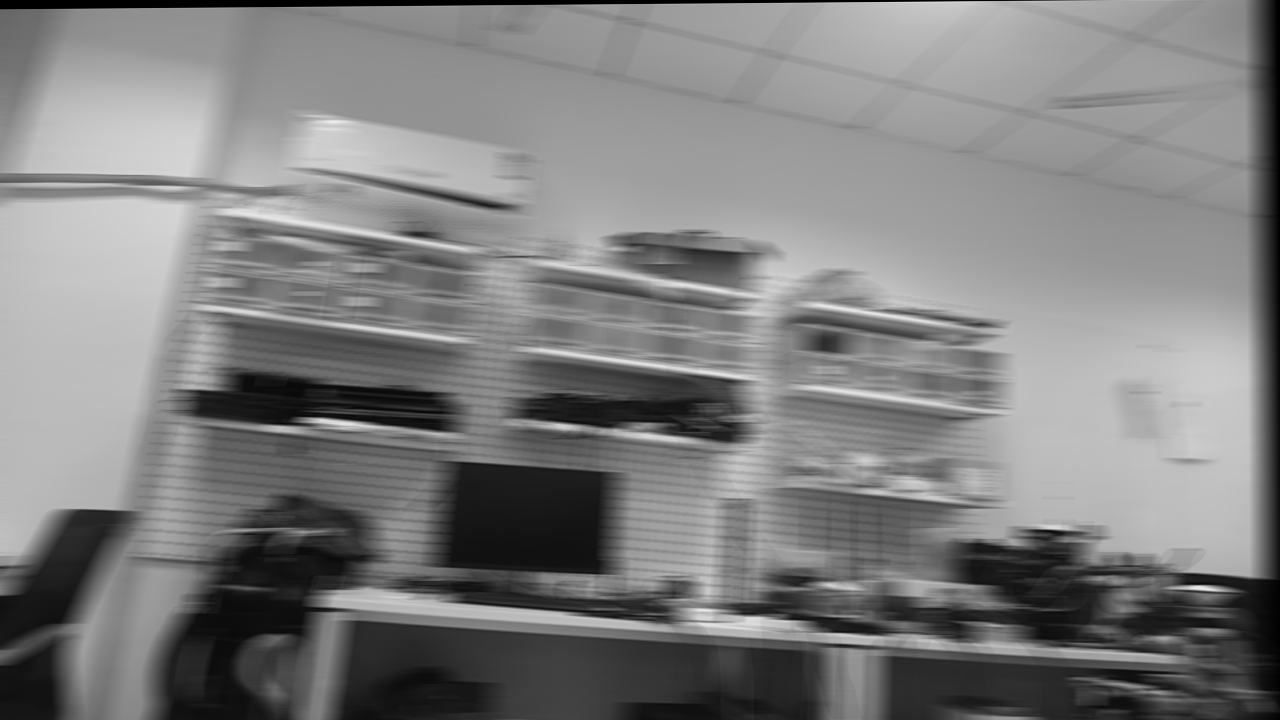
#> input picture images/blur l 33.0 theta 0.png, 1280 x 720 px
$ python motiondeblur.py
#> lines starting #> are read from the running program, lines starting #| are printed output that depends on the picture; after the words box and inside, x2 and y2 are one past the last pixel; in counts of white or black regions, pixels touching at a corner belong together
#! /usr/bin/env python3

from matplotlib import pyplot as plt
import numpy as np
import cv2 as cv
import math
# import rospy
# from cv_bridge import CvBridge
# from sensor_msgs.msg import Image
import time


# from calcu_imu.msg import ImageMotion

def getMotionDsf(shape, angle, dist):
    xCenter = shape[0] // 2
    yCenter = shape[1] // 2
    sinVal = np.sin(angle * np.pi / 180)
    cosVal = np.cos(angle * np.pi / 180)
    PSF = np.zeros(shape)  # 点扩散函数
    for i in range(dist):  # 将对应角度上motion_dis个点置成1
        xOffset = round(sinVal * i)
        yOffset = round(cosVal * i)
        PSF[int(xCenter - xOffset), int(yCenter + yOffset)] = 1
    return PSF / PSF.sum()  # 归一化


def ClsFilter(img, kernel, laplacian, gamma):
    img_fft = np.fft.fft2(img)
    PSF_fft = np.fft.fft2(kernel)
    laplacian_fft = np.fft.fft2(laplacian, s=img.shape)
    Filter = np.conj(PSF_fft) / (np.abs(PSF_fft) ** 2 + gamma * (np.abs(laplacian_fft) ** 2))
    deblur_fft = np.fft.ifft2(Filter * img_fft)
    deblur_img = np.abs(np.fft.fftshift(deblur_fft))
    return deblur_img


def winerFilter(input, PSF, eps, K=0.01):
    fftImg = np.fft.fft2(input)
    fftPSF = np.fft.fft2(PSF) + eps
    fftWiener = np.conj(fftPSF) / (np.abs(fftPSF) ** 2 + K)
    imgWienerFilter = np.fft.ifft2(fftImg * fftWiener)
    imgWienerFilter = np.abs(np.fft.fftshift(imgWienerFilter))
    return imgWienerFilter


def swap_diag_blocks(mat):
    h, w = mat.shape
    h1 = math.ceil(h / 2)
    w1 = math.ceil(w / 2)
    mat1 = mat[0:h1, 0:w1]
    mat2 = mat[0:h1, w1:w]
    mat3 = mat[h1:h, 0:w1]
    mat4 = mat[h1:h, w1:w]

    temp = np.copy(mat1)
    mat1 = np.copy(mat4)
    mat4 = np.copy(temp)
    temp = np.copy(mat2)
    mat2 = np.copy(mat3)
    mat3 = np.copy(temp)

    merged_mat = np.vstack((np.hstack((mat1, mat2)), np.hstack((mat3, mat4))))
    return merged_mat


def inverseFilter(img, kernel):
    return winerFilter(img, kernel, 0)


# [9 lines of commented-out code are left out]

def show_imgSpectrum(img):
    dft = cv.dft(np.float32(img), flags=cv.DFT_COMPLEX_OUTPUT)
    dftshift = np.fft.fftshift(dft)
    result = 20 * np.log(cv.magnitude(dftshift[:, :, 0], dftshift[:, :, 1]))
    plt.subplot(121), plt.imshow(img, cmap='gray')
    plt.title('original'), plt.axis('off')
    plt.subplot(122), plt.imshow(result, cmap='gray')
    plt.title('original'), plt.axis('off')
    plt.show()


if __name__ == "__main__":
    gray_img = cv.imread("../../images/blur l 33.0 theta 0.png", cv.IMREAD_GRAYSCALE)
#> gray_img is the input picture: shape (720, 1280); min 0, max 240, mean 126.5
    # roi = gray_img[350:720, 875:1280]
    # show_imgSpectrum(gray_img)
    PSF = getMotionDsf(gray_img.shape, 0, 33)
    blur_image = cv.filter2D(gray_img, -1, PSF)
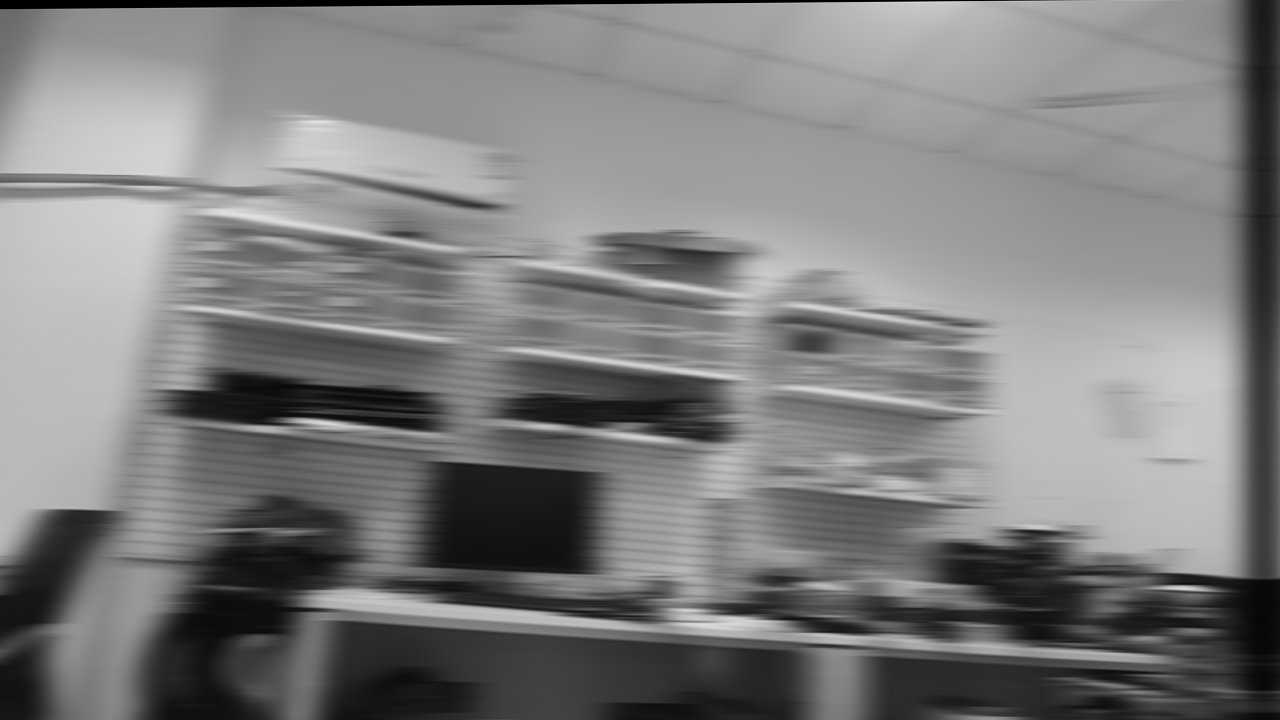
#> blur_image: shape (720, 1280); min 0, max 227, mean 125.4

    laplacian = np.array([[0, -1, 0], [-1, 4, -1], [0, -1, 0]])
    # start_time = time.time()
    # deblur_img = winerFilter(gray_img, PSF, 0.001)

    deblur_img = ClsFilter(gray_img, PSF, laplacian, 0.001)
#> in ClsFilter, `PSF_fft = np.fft.fft2(kernel)`:
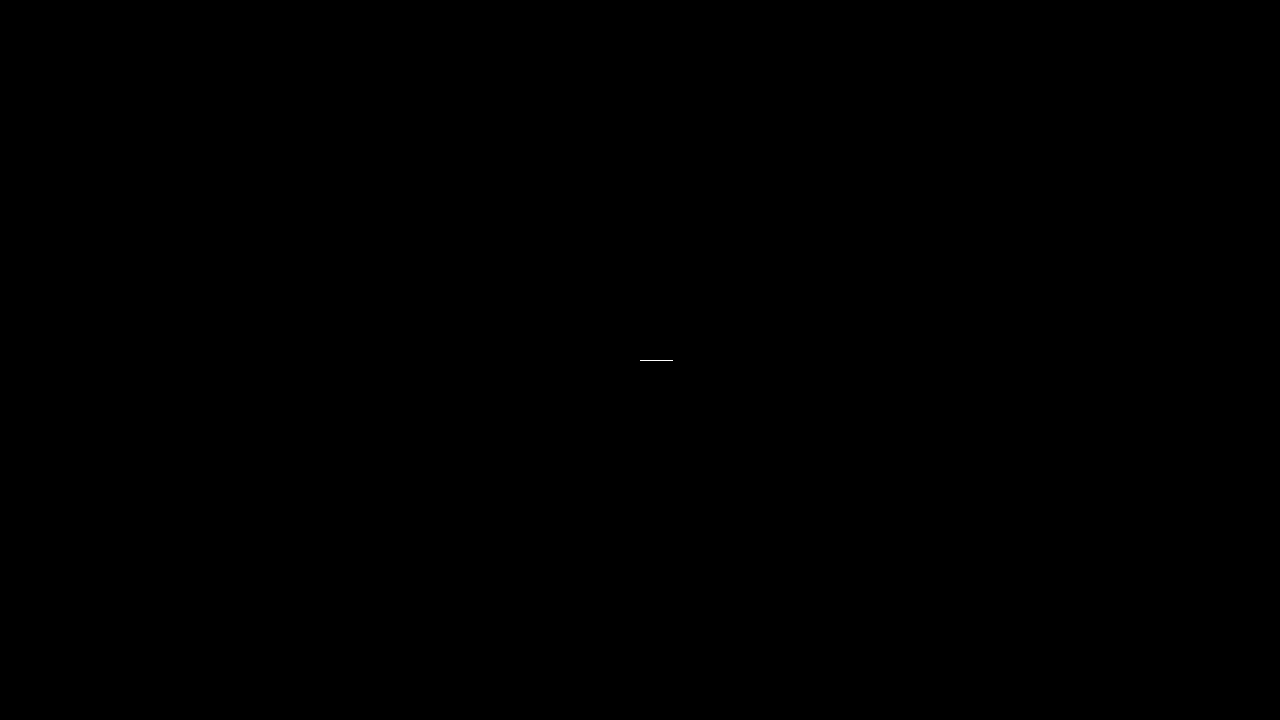
#> kernel: shape (720, 1280) float64; values 0 (black) and 0.0303 (white), 0% white in thin lines or dots, all inside (x1, y1, x2, y2) = (640, 360, 673, 361)
#> in ClsFilter, `deblur_img = np.abs(np.fft.fftshift(deblur_fft))`:
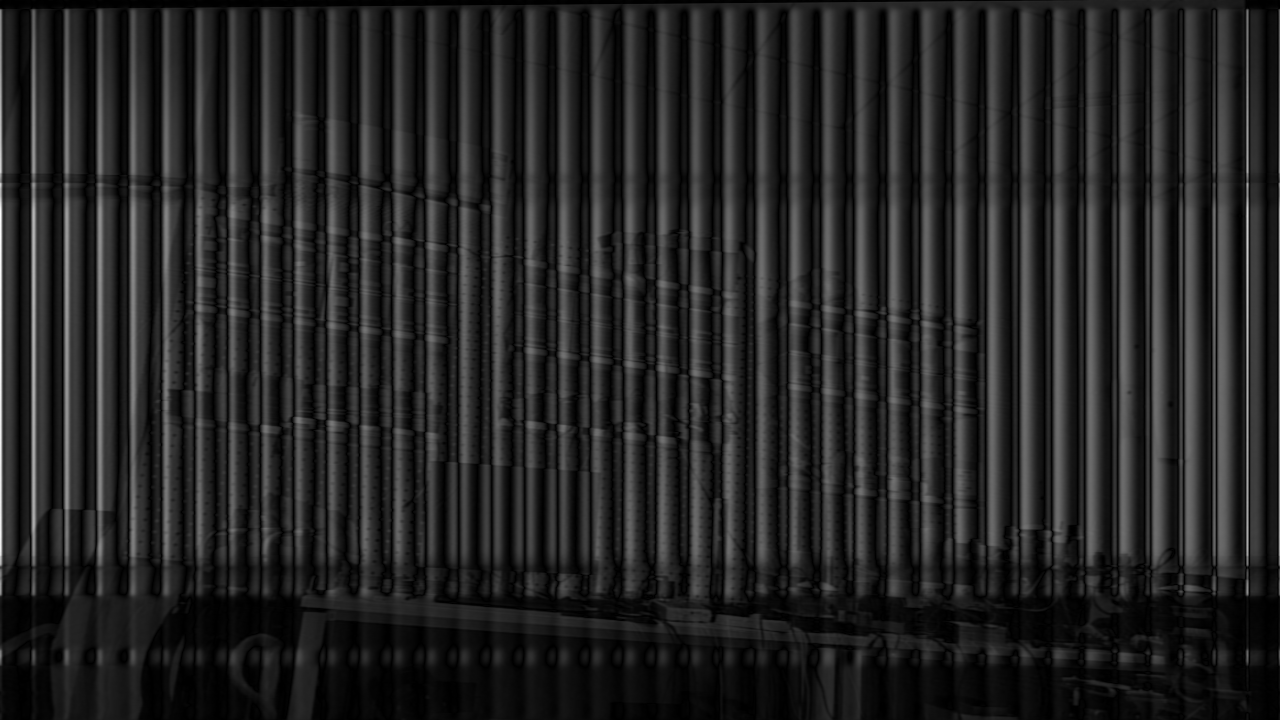
#> deblur_img: shape (720, 1280) float64; min 0.00108, max 1281.7, mean 183.1; drawn with min black and max white
    # [8 lines of commented-out code are left out]
    cv.imshow("deblur", deblur_img / 256)
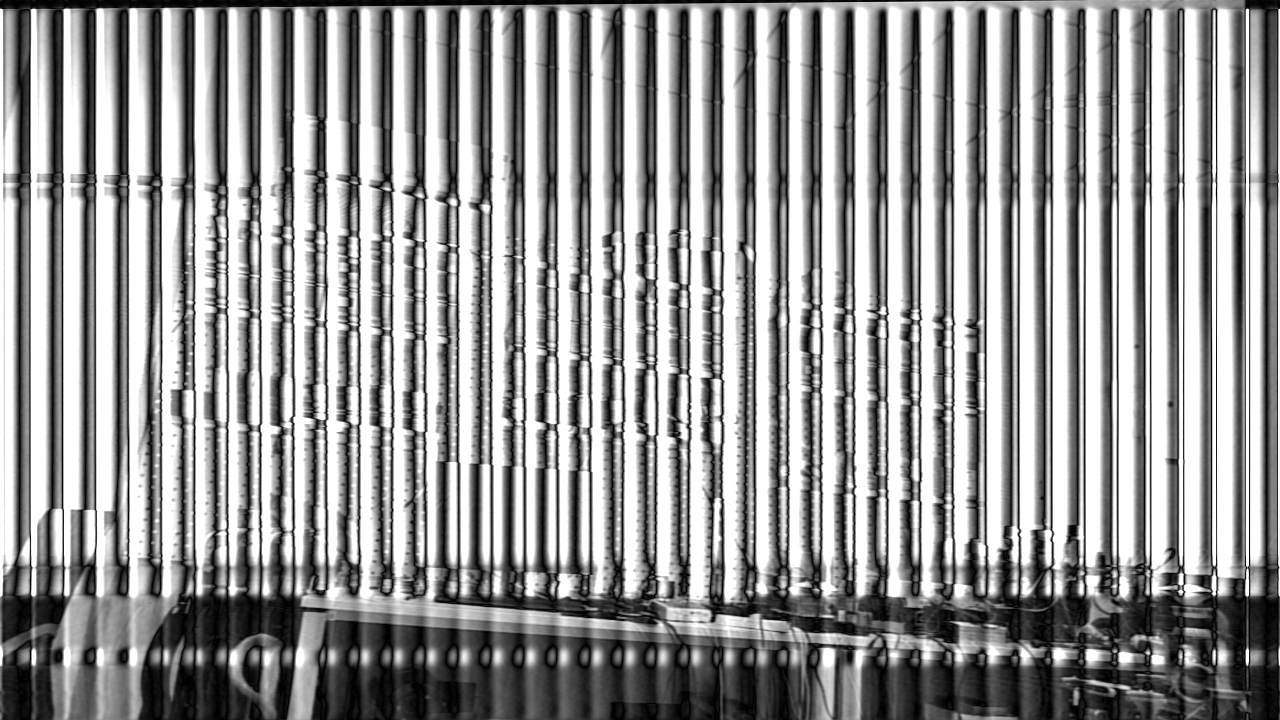
#> window 'deblur': shape (720, 1280); min 0, max 255, mean 148
    cv.imwrite("deblur.jpg", deblur_img)
    cv.waitKey(0)

    # [7 lines of commented-out code are left out]
